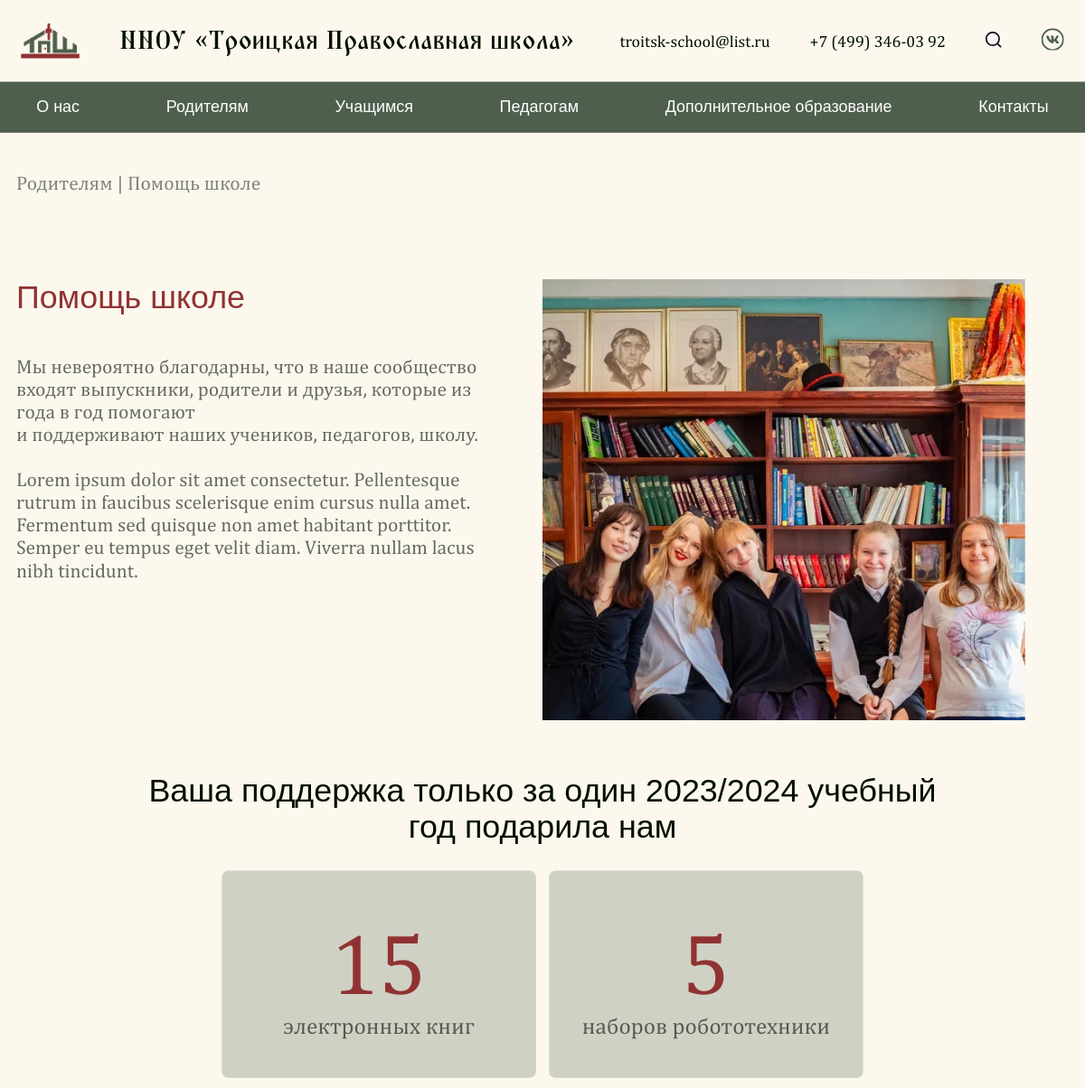
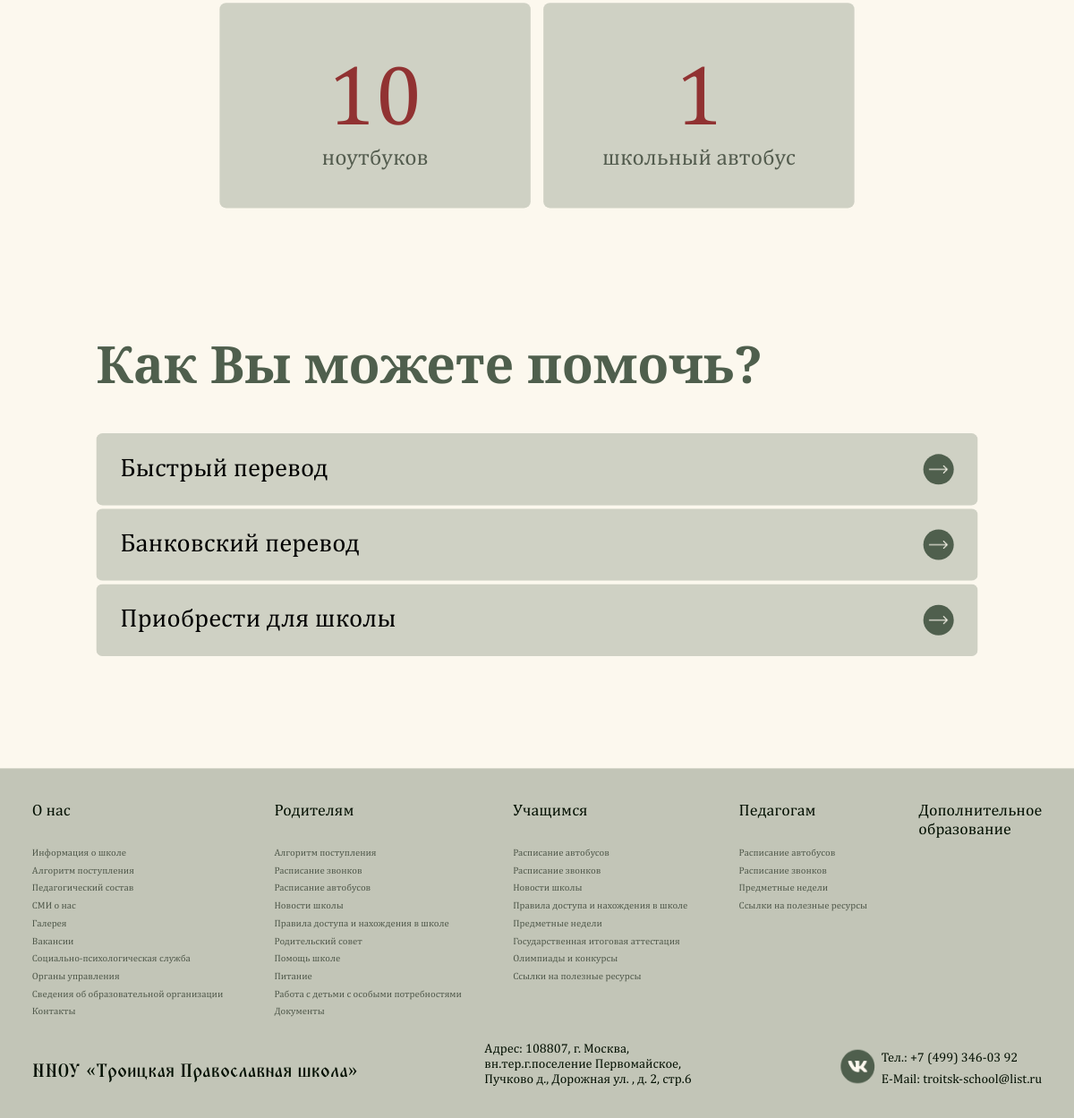
The app's page /help-school/, older data (2 pictures, top to bottom).
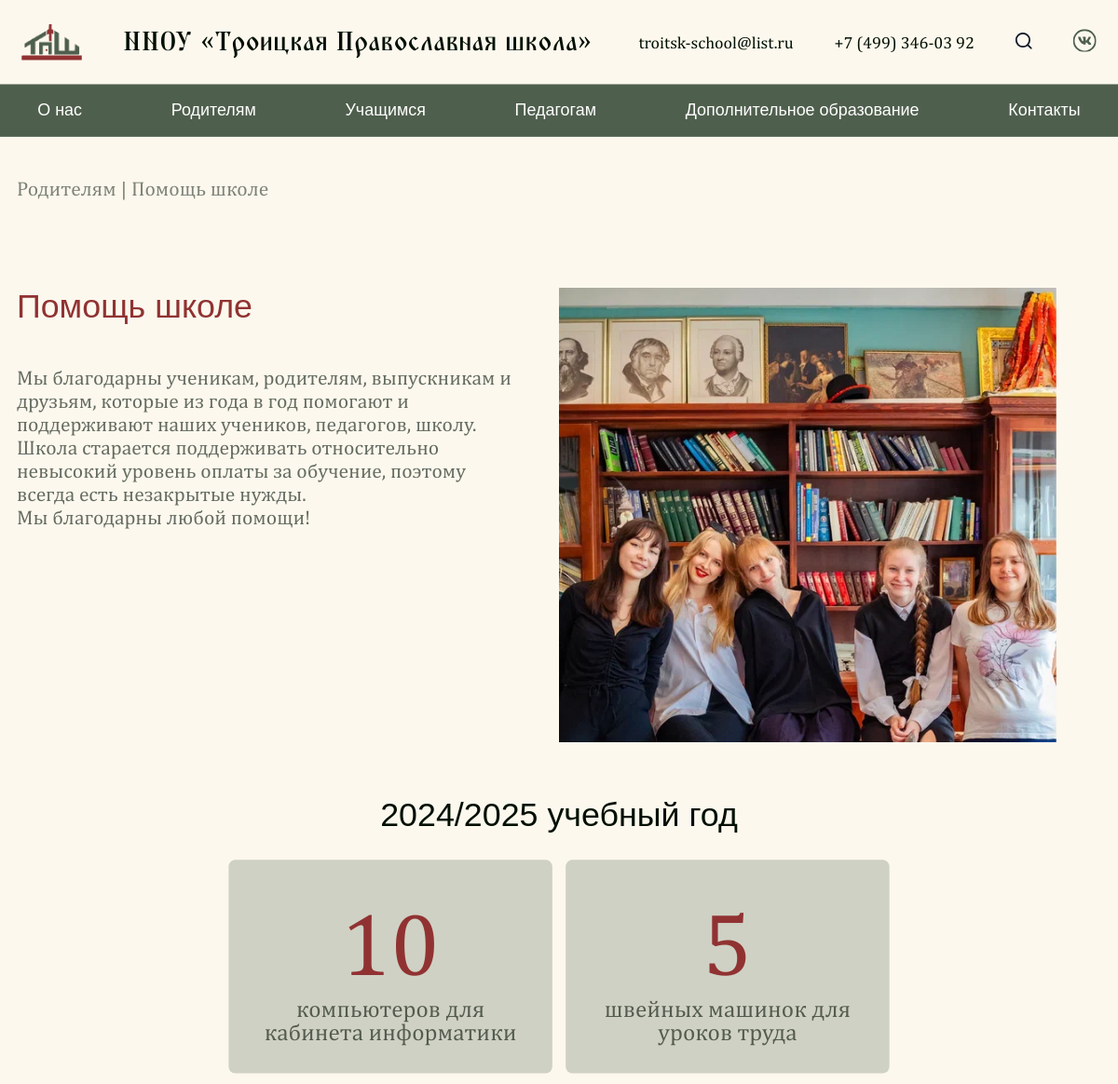
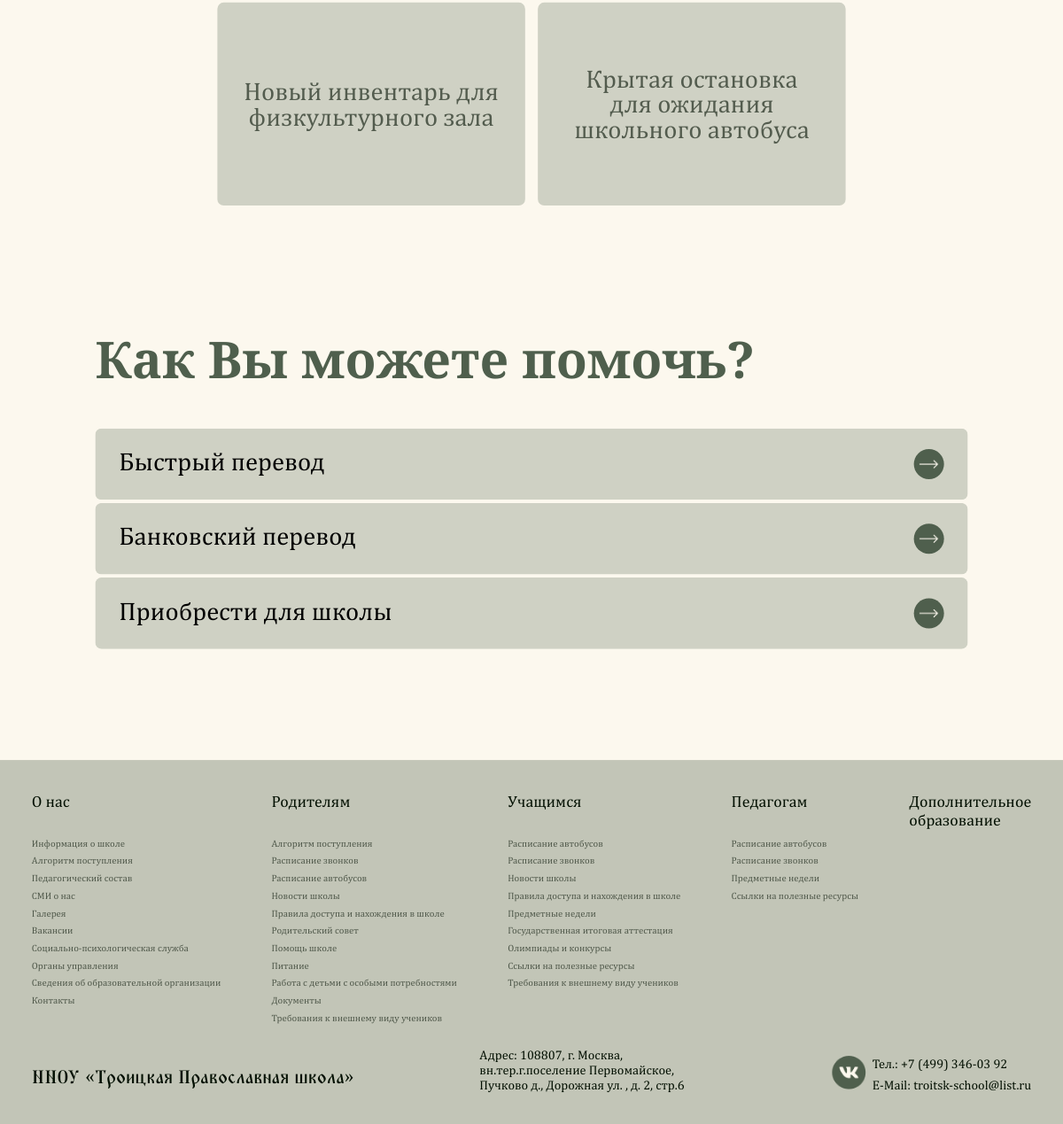
The same page, newer data (2 pictures, top to bottom).
### pages/models.py (models this page shows, shortened)
class SchoolInformationHelpMini(SingletonModel):
  image = models.ImageField("Изображение", upload_to='school_information/', null=True, blank=True)
  title = models.CharField("Заголовок", max_length=1000, null=True, blank=True)
  text = models.TextField("Текст", max_length=2000, null=True, blank=True)
  class Meta:
    verbose_name = "Помощь школе: Мини-блок"
    verbose_name_plural = "Помощь школе: Мини-блок"

class SchoolInformationHelp(SingletonModel):
  title = models.CharField("Заголовок", max_length=1000, null=True, blank=True)
  class Meta:
    verbose_name = "Информация о школе: Помощь от учеников"
    verbose_name_plural = "Информация о школе: Помощь от учеников"

class SchoolInformationHelpItem(models.Model):
  school_information = models.ForeignKey(SchoolInformationHelp, on_delete=models.CASCADE, null=True, blank=True)
  integer = models.IntegerField("Число статистики", null=True, blank=True)
  subtitle = models.CharField("Текст статистики", max_length=1000, null=True, blank=True)
  class Meta:
    verbose_name = "Элемент статистики"
    verbose_name_plural = "Элемент статистики"

class SchoolInformationDonation(models.Model):
  title = models.CharField("Заголовок", max_length=1000)
  description = models.TextField("Текст", max_length=1000)
  class Meta:
    verbose_name = "Информация о школе: Реквизиты для поддержки"
    verbose_name_plural = "Информация о школе: Реквизиты для поддержки"

class GenericPageB(models.Model):
  COLOR_CHOICES = [
    ('#913232', 'Красный'),
    ('#4F5F4D', 'Зелёный'),
  ]
  show_in_nav = models.BooleanField("Показать страницу в навигации?", default=False)
  category = models.ForeignKey(GenericPageCategory, verbose_name="Категория", on_delete=models.CASCADE, related_name="pages_b", null=True, blank=True)
  path = models.CharField("Путь к странице", max_length=800, null=True, blank=True)
  page_title = models.CharField("Название страницы", max_length=2000)
  description = models.TextField("Описание", max_length=20000)
  title_color = models.CharField("Цвет заголовка", max_length=7, choices=COLOR_CHOICES, default='#913232')
  is_navigational = models.BooleanField("Является ли страницей навигации?", default=False)
  class Meta:
    verbose_name = "Страница типа 'Б'"
    verbose_name_plural = "Страницы типа 'Б'"

### pages/views.py (the view)
# urls.py: path('help-school/', help_page, name="page_help_school"),
def help_page(request):
  main_page_info = MainPage.objects.all()[0]
  contacts = Contact.objects.all()[0]
  current_page_help_mini = SchoolInformationHelpMini.objects.all()[0]
  current_page_help = SchoolInformationHelp.objects.all()[0]
  current_page_donation = SchoolInformationDonation.objects.all()
  page_for_nav_a = GenericPageA.objects.all().filter(show_in_nav=True)
  page_for_nav_b = GenericPageB.objects.all().filter(show_in_nav=True)
  context = {
      'main_page_info': main_page_info,
      'contacts': contacts,
      'current_page_help_mini': current_page_help_mini,
      'current_page_help': current_page_help,
      'current_page_donation': current_page_donation,
      'page_for_nav_a': page_for_nav_a,
      'page_for_nav_b': page_for_nav_b,
  }
  return render(request, 'help_school.html', context)

### pages/templates/help_school.html (shortened to what this page needs)
{% extends 'generics/base.html' %}
{% load static %}
{% block content %}
<div class="container">
  <h2 class="generic-subtitle">
    Родителям | Помощь школе
  </h2>
  <div class="about-school-page" style="margin-top: 72px; margin-bottom: 64px;">
    <div class="about-school-page-left">
      <img src="{{ current_page_help_mini.image.url }}">
    </div>
    <div class="about-school-page-right" style="padding-left: 0;">
      <div>
        <h1 class="about-school-page-title">{{ current_page_help_mini.title }}</h2>
        <p class="about-school-page-text">{{ current_page_help_mini.text|safe|linebreaksbr }}</p>
      </div>
    </div>
  </div>
  {% include './partials/_help_school.html' %}
</div>
{% endblock %}

### pages/templates/partials/_help_school.html (shortened to what this page needs)
{% load static %}
<div class="about-school-support">
  <h1 class="about-school-support-title">{{ current_page_help.title }}</h1>
  <div class="about-school-support-wrap">
    {% for help in current_page_help.schoolinformationhelpitem_set.all %}
    <div class="about-school-support-block">
      {% if help.integer %}<div class="about-school-support-int">{{ help.integer }}</div>{% endif %}
      <div class="about-school-support-subtitle" {% if not help.integer %}style="font-size: 32px;"{% endif %}>{{ help.subtitle }}</div>
    </div>
    {% endfor %}
  </div>
</div>
<div class="about-school-accordion">
  <h1 class="about-school-accordion-title">Как Вы можете помочь?</h1>
  <div class="about-school-accordion-content">
    {% for donate in current_page_donation %}
    <div class="about-school-accordion-item">
      <div class="about-school-accordion-item-hat">
        <span class="about-school-accordion-item-title">{{ donate.title }}</span>
        <div class="about-school-accordion-item-arrow">
          <img src="{% static 'assets/arrow.png' %}" alt="">
        </div>
      </div>
    </div>
    {% endfor %}
  </div>
</div>

### pages/templates/generics/_footer.html (shortened to what the changed rows need)
{% load static %}
<footer class="footer">
  <div class="container">
    <div class="footer-colums">
      <div class="footer__columns">
        {% for page in page_for_nav_b %}
        {% if page.category.name == 'Родителям' %}
        <p><a class="footer__text" href="{% url 'page_type_b' page.id %}">{{ page.page_title }}</a></p>
        {% endif %}
        {% endfor %}
      </div>
      <div class="footer__columns">
        {% for page in page_for_nav_b %}
        {% if page.category.name == 'Учащимся' %}
        <p><a class="footer__text" href="{% url 'page_type_b' page.id %}">{{ page.page_title }}</a></p>
        {% endif %}
        {% endfor %}
      </div>
    </div>
  </div>
</footer>

Row changes from the older to the newer data that the page shows:
changed SchoolInformationHelpMini "Помощь школе": text "Мы невероятно благодарны, что в наше сообщество входят выпускники, родители и друзья, которые из года в год помогают и поддерживают наших учеников, педагогов, школу. Lorem ipsum dolor sit amet consectetur. Pellentesque rutrum in faucibus scelerisque enim cursus nulla amet. Fermentum sed quisque non amet habitant porttitor. Semper eu tempus eget velit diam. Viverra nullam lacus nibh tincidunt." → "Мы благодарны ученикам, родителям, выпускникам и друзьям, которые из года в год помогают и поддерживают наших учеников, педагогов, школу. Школа старается поддерживать относительно невысокий уровень оплаты за обучение, поэтому всегда есть незакрытые нужды. Мы благодарны любой помощи!"
changed SchoolInformationHelp: title "Ваша поддержка только за один 2023/2024 учебный год подарила нам" → "2024/2025 учебный год"
changed SchoolInformationHelpItem: integer "15" → "10"; subtitle "электронных книг" → "компьютеров для кабинета информатики"
changed SchoolInformationHelpItem: subtitle "наборов робототехники" → "швейных машинок для уроков труда"
changed SchoolInformationHelpItem: subtitle "ноутбуков" → "Новый инвентарь для физкультурного зала"; integer "10" → (not shown)
changed SchoolInformationHelpItem: subtitle "школьный автобус" → "Крытая остановка для ожидания школьного автобуса"; integer "1" → (not shown)
added GenericPageB: page_title "Требования к внешнему виду учеников"
added GenericPageB: page_title "Требования к внешнему виду учеников"
